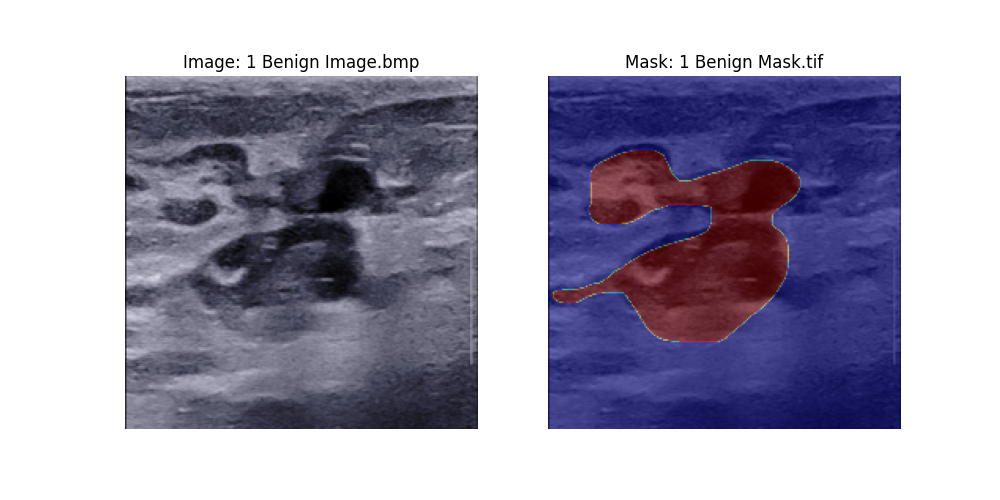
#> input picture reproduce_vis/BUID/sample_000.png, 1000 x 500 px
$ python calculate_metrics.py --pred_dir reproduce_vis/BUID --gt_dir reproduce_vis/BUID
#> lines starting #> are read from the running program, lines starting #| are printed output that depends on the picture; after the words box and inside, x2 and y2 are one past the last pixel; in counts of white or black regions, pixels touching at a corner belong together
"""
Segmentation Metrics Calculator

Calculates comprehensive segmentation metrics from prediction PNG images and ground truth images.
Metrics include: Dice, IoU, HD95, Sensitivity, Specificity, Precision, Recall, F1, ASD, and more.

Supports uploading results to Notion database.
"""

import argparse
import os
from pathlib import Path
from typing import Dict, List, Tuple, Optional
import numpy as np
from PIL import Image
from scipy.ndimage import distance_transform_edt, binary_erosion
from scipy.spatial.distance import directed_hausdorff
import pandas as pd
from tqdm import tqdm
from dotenv import load_dotenv

load_dotenv()

# Notion imports (optional)
try:
    from notion_client import Client as NotionClient
    NOTION_AVAILABLE = True
except ImportError:
    NOTION_AVAILABLE = False


def load_mask(path: str, threshold: int = 127) -> np.ndarray:
    """
    Load a mask image and convert to binary.

    Args:
        path: Path to the mask image
        threshold: Threshold for binarization (default: 127)

    Returns:
        Binary mask as numpy array (0 and 1) with int64 dtype to prevent overflow
    """
    img = Image.open(path).convert('L')
    mask = np.array(img)
    # Use int64 to prevent overflow in metric calculations (e.g., tp * tn for large images)
    binary_mask = (mask > threshold).astype(np.int64)
    return binary_mask


def dice_coefficient(pred: np.ndarray, gt: np.ndarray) -> float:
    """
    Calculate Dice Similarity Coefficient (DSC).

    DSC = 2 * |pred ∩ gt| / (|pred| + |gt|)
    """
    intersection = np.sum(pred * gt)
    pred_sum = np.sum(pred)
    gt_sum = np.sum(gt)

    if pred_sum + gt_sum == 0:
        return 1.0  # Both empty, perfect match

    return (2.0 * intersection) / (pred_sum + gt_sum)


def iou_score(pred: np.ndarray, gt: np.ndarray) -> float:
    """
    Calculate Intersection over Union (IoU / Jaccard Index).

    IoU = |pred ∩ gt| / |pred ∪ gt|
    """
    intersection = np.sum(pred * gt)
    union = np.sum(pred) + np.sum(gt) - intersection

    if union == 0:
        return 1.0  # Both empty, perfect match

    return intersection / union


def sensitivity(pred: np.ndarray, gt: np.ndarray) -> float:
    """
    Calculate Sensitivity (True Positive Rate / Recall).

    Sensitivity = TP / (TP + FN)
    """
    tp = np.sum(pred * gt)
    fn = np.sum((1 - pred) * gt)

    if tp + fn == 0:
        return 1.0  # No positive samples in GT

    return tp / (tp + fn)


def specificity(pred: np.ndarray, gt: np.ndarray) -> float:
    """
    Calculate Specificity (True Negative Rate).

    Specificity = TN / (TN + FP)
    """
    tn = np.sum((1 - pred) * (1 - gt))
    fp = np.sum(pred * (1 - gt))

    if tn + fp == 0:
        return 1.0  # No negative samples in GT

    return tn / (tn + fp)


def precision(pred: np.ndarray, gt: np.ndarray) -> float:
    """
    Calculate Precision (Positive Predictive Value).

    Precision = TP / (TP + FP)
    """
    tp = np.sum(pred * gt)
    fp = np.sum(pred * (1 - gt))

    if tp + fp == 0:
        return 1.0  # No positive predictions

    return tp / (tp + fp)


def accuracy(pred: np.ndarray, gt: np.ndarray) -> float:
    """
    Calculate Pixel Accuracy.

    Accuracy = (TP + TN) / (TP + TN + FP + FN)
    """
    correct = np.sum(pred == gt)
    total = pred.size
    return correct / total


def f1_score(pred: np.ndarray, gt: np.ndarray) -> float:
    """
    Calculate F1 Score (harmonic mean of precision and recall).

    F1 = 2 * (Precision * Recall) / (Precision + Recall)
    """
    prec = precision(pred, gt)
    rec = sensitivity(pred, gt)  # Recall = Sensitivity

    if prec + rec == 0:
        return 0.0

    return 2 * (prec * rec) / (prec + rec)


def get_surface_points(mask: np.ndarray) -> np.ndarray:
    """
    Extract surface (boundary) points from a binary mask.
    """
    if np.sum(mask) == 0:
        return np.array([])

    # Surface is the boundary: mask - eroded mask
    eroded = binary_erosion(mask)
    surface = mask.astype(bool) & ~eroded
    return np.argwhere(surface)


def hausdorff_distance(pred: np.ndarray, gt: np.ndarray) -> float:
    """
    Calculate Hausdorff Distance (HD).

    HD = max(h(pred, gt), h(gt, pred))
    where h(A, B) = max_{a ∈ A} min_{b ∈ B} ||a - b||

    Returns NaN if either mask is empty (excluded from statistics).
    """
    pred_points = get_surface_points(pred)
    gt_points = get_surface_points(gt)

    if len(pred_points) == 0 and len(gt_points) == 0:
        return 0.0
    if len(pred_points) == 0 or len(gt_points) == 0:
        return np.nan  # Use NaN to exclude from mean/std calculations

    hd1 = directed_hausdorff(pred_points, gt_points)[0]
    hd2 = directed_hausdorff(gt_points, pred_points)[0]

    return max(hd1, hd2)


def hausdorff_distance_95(pred: np.ndarray, gt: np.ndarray) -> float:
    """
    Calculate 95th percentile Hausdorff Distance (HD95).

    More robust to outliers than standard HD.
    Returns NaN if either mask is empty (excluded from statistics).
    """
    pred_points = get_surface_points(pred)
    gt_points = get_surface_points(gt)

    if len(pred_points) == 0 and len(gt_points) == 0:
        return 0.0
    if len(pred_points) == 0 or len(gt_points) == 0:
        return np.nan  # Use NaN to exclude from mean/std calculations

    # Calculate all pairwise distances from pred surface to gt surface
    from scipy.spatial.distance import cdist

    # Distances from each pred point to nearest gt point
    distances_pred_to_gt = cdist(pred_points, gt_points, 'euclidean').min(axis=1)
    # Distances from each gt point to nearest pred point
    distances_gt_to_pred = cdist(gt_points, pred_points, 'euclidean').min(axis=1)

    # Combine all distances and take 95th percentile
    all_distances = np.concatenate([distances_pred_to_gt, distances_gt_to_pred])

    return np.percentile(all_distances, 95)


def average_surface_distance(pred: np.ndarray, gt: np.ndarray) -> float:
    """
    Calculate Average Surface Distance (ASD).

    ASD = (mean(d(pred_surface, gt)) + mean(d(gt_surface, pred))) / 2
    Returns NaN if either mask is empty (excluded from statistics).
    """
    pred_points = get_surface_points(pred)
    gt_points = get_surface_points(gt)

    if len(pred_points) == 0 and len(gt_points) == 0:
        return 0.0
    if len(pred_points) == 0 or len(gt_points) == 0:
        return np.nan  # Use NaN to exclude from mean/std calculations

    from scipy.spatial.distance import cdist

    # Mean distance from pred surface to gt surface
    distances_pred_to_gt = cdist(pred_points, gt_points, 'euclidean').min(axis=1)
    mean_pred_to_gt = np.mean(distances_pred_to_gt)

    # Mean distance from gt surface to pred surface
    distances_gt_to_pred = cdist(gt_points, pred_points, 'euclidean').min(axis=1)
    mean_gt_to_pred = np.mean(distances_gt_to_pred)

    return (mean_pred_to_gt + mean_gt_to_pred) / 2


def volume_similarity(pred: np.ndarray, gt: np.ndarray) -> float:
    """
    Calculate Volume Similarity (VS).

    VS = 1 - |V_pred - V_gt| / (V_pred + V_gt)
    """
    pred_vol = np.sum(pred)
    gt_vol = np.sum(gt)

    if pred_vol + gt_vol == 0:
        return 1.0

    return 1 - abs(pred_vol - gt_vol) / (pred_vol + gt_vol)


def relative_volume_difference(pred: np.ndarray, gt: np.ndarray) -> float:
    """
    Calculate Relative Volume Difference (RVD).

    RVD = (V_pred - V_gt) / V_gt
    Positive: over-segmentation, Negative: under-segmentation
    """
    pred_vol = np.sum(pred)
    gt_vol = np.sum(gt)

    if gt_vol == 0:
        if pred_vol == 0:
            return 0.0
        return np.inf

    return (pred_vol - gt_vol) / gt_vol


def matthews_correlation_coefficient(pred: np.ndarray, gt: np.ndarray) -> float:
    """
    Calculate Matthews Correlation Coefficient (MCC).

    MCC = (TP*TN - FP*FN) / sqrt((TP+FP)(TP+FN)(TN+FP)(TN+FN))
    """
    # Use float64 to prevent overflow when multiplying large pixel counts
    tp = float(np.sum(pred * gt))
    tn = float(np.sum((1 - pred) * (1 - gt)))
    fp = float(np.sum(pred * (1 - gt)))
    fn = float(np.sum((1 - pred) * gt))

    numerator = tp * tn - fp * fn
    denominator = np.sqrt((tp + fp) * (tp + fn) * (tn + fp) * (tn + fn))

    if denominator == 0:
        return 0.0

    return numerator / denominator


def cohen_kappa(pred: np.ndarray, gt: np.ndarray) -> float:
    """
    Calculate Cohen's Kappa coefficient.

    Measures agreement between prediction and ground truth,
    accounting for chance agreement.
    """
    # Use float64 to prevent overflow when multiplying large pixel counts
    tp = float(np.sum(pred * gt))
    tn = float(np.sum((1 - pred) * (1 - gt)))
    fp = float(np.sum(pred * (1 - gt)))
    fn = float(np.sum((1 - pred) * gt))

    total = tp + tn + fp + fn
    po = (tp + tn) / total  # Observed agreement

    # Expected agreement by chance
    pe = ((tp + fp) * (tp + fn) + (fn + tn) * (fp + tn)) / (total ** 2)

    if 1 - pe == 0:
        return 1.0 if po == 1.0 else 0.0

    return (po - pe) / (1 - pe)


def balanced_accuracy(pred: np.ndarray, gt: np.ndarray) -> float:
    """
    Calculate Balanced Accuracy.

    BA = (Sensitivity + Specificity) / 2
    """
    sens = sensitivity(pred, gt)
    spec = specificity(pred, gt)
    return (sens + spec) / 2


def false_positive_rate(pred: np.ndarray, gt: np.ndarray) -> float:
    """
    Calculate False Positive Rate (FPR).

    FPR = FP / (FP + TN) = 1 - Specificity
    """
    return 1 - specificity(pred, gt)


def false_negative_rate(pred: np.ndarray, gt: np.ndarray) -> float:
    """
    Calculate False Negative Rate (FNR).

    FNR = FN / (FN + TP) = 1 - Sensitivity
    """
    return 1 - sensitivity(pred, gt)


def calculate_all_metrics(pred: np.ndarray, gt: np.ndarray) -> Dict[str, float]:
    """
    Calculate all segmentation metrics.

    Args:
        pred: Binary prediction mask
        gt: Binary ground truth mask

    Returns:
        Dictionary containing all metric values
    """
    metrics = {
        'Dice': dice_coefficient(pred, gt),
        'IoU': iou_score(pred, gt),
        'Sensitivity': sensitivity(pred, gt),
        'Specificity': specificity(pred, gt),
        'Precision': precision(pred, gt),
        'Recall': sensitivity(pred, gt),  # Same as sensitivity
        'F1': f1_score(pred, gt),
        'Accuracy': accuracy(pred, gt),
        'Balanced_Accuracy': balanced_accuracy(pred, gt),
        'HD': hausdorff_distance(pred, gt),
        'HD95': hausdorff_distance_95(pred, gt),
        'ASD': average_surface_distance(pred, gt),
        'Volume_Similarity': volume_similarity(pred, gt),
        'Relative_Volume_Diff': relative_volume_difference(pred, gt),
        'MCC': matthews_correlation_coefficient(pred, gt),
        'Cohen_Kappa': cohen_kappa(pred, gt),
        'FPR': false_positive_rate(pred, gt),
        'FNR': false_negative_rate(pred, gt),
    }

    return metrics


def find_matching_files(pred_dir: str, gt_dir: str,
                        pred_suffix: str = '', gt_suffix: str = '') -> List[Tuple[str, str]]:
    """
    Find matching prediction and ground truth file pairs.

    Args:
        pred_dir: Directory containing prediction masks
        gt_dir: Directory containing ground truth masks
        pred_suffix: Suffix to remove from prediction filenames for matching
        gt_suffix: Suffix to remove from GT filenames for matching

    Returns:
        List of (pred_path, gt_path) tuples
    """
    pred_dir = Path(pred_dir)
    gt_dir = Path(gt_dir)

    # Get all PNG files
    pred_files = list(pred_dir.glob('*.png'))
    gt_files = {f.stem.replace(gt_suffix, ''): f for f in gt_dir.glob('*.png')}

    pairs = []
    for pred_file in pred_files:
        # Get base name without suffix
        base_name = pred_file.stem.replace(pred_suffix, '')

        if base_name in gt_files:
            pairs.append((str(pred_file), str(gt_files[base_name])))

    return pairs


def calculate_metrics_for_directory(pred_dir: str, gt_dir: str,
                                    pred_suffix: str = '', gt_suffix: str = '',
                                    threshold: int = 127,
                                    output_csv: Optional[str] = None) -> pd.DataFrame:
    """
    Calculate metrics for all matching images in directories.

    Args:
        pred_dir: Directory containing prediction masks
        gt_dir: Directory containing ground truth masks
        pred_suffix: Suffix to remove from prediction filenames for matching
        gt_suffix: Suffix to remove from GT filenames for matching
        threshold: Threshold for binarization
        output_csv: Path to save results CSV (optional)

    Returns:
        DataFrame with metrics for each image and summary statistics
    """
    pairs = find_matching_files(pred_dir, gt_dir, pred_suffix, gt_suffix)

    if len(pairs) == 0:
        print(f"Warning: No matching files found between {pred_dir} and {gt_dir}")
        return pd.DataFrame()

    print(f"Found {len(pairs)} matching image pairs")

    results = []
    for pred_path, gt_path in tqdm(pairs, desc="Calculating metrics"):
        pred_mask = load_mask(pred_path, threshold)
        gt_mask = load_mask(gt_path, threshold)

        metrics = calculate_all_metrics(pred_mask, gt_mask)
        metrics['filename'] = Path(pred_path).name
        results.append(metrics)

    # Create DataFrame
    df = pd.DataFrame(results)

    # Reorder columns to put filename first
    cols = ['filename'] + [c for c in df.columns if c != 'filename']
    df = df[cols]

    # Calculate summary statistics
    numeric_cols = df.select_dtypes(include=[np.number]).columns
    summary = df[numeric_cols].agg(['mean', 'std', 'min', 'max', 'median'])

    print("\n" + "="*80)
    print("SUMMARY STATISTICS")
    print("="*80)

    # Print key metrics
    key_metrics = ['Dice', 'IoU', 'HD95', 'Sensitivity', 'Specificity', 'Precision', 'F1']
    for metric in key_metrics:
        if metric in summary.columns:
            print(f"\n{metric}:")
            print(f"  Mean:   {summary.loc['mean', metric]:.4f}")
            print(f"  Std:    {summary.loc['std', metric]:.4f}")
            print(f"  Median: {summary.loc['median', metric]:.4f}")
            print(f"  Min:    {summary.loc['min', metric]:.4f}")
            print(f"  Max:    {summary.loc['max', metric]:.4f}")

    # Save to CSV if specified
    if output_csv:
        df.to_csv(output_csv, index=False)

        # Also save summary
        summary_path = output_csv.replace('.csv', '_summary.csv')
        summary.to_csv(summary_path)

        print(f"\nResults saved to: {output_csv}")
        print(f"Summary saved to: {summary_path}")

    return df, summary


def get_notion_client(notion_token: str) -> "NotionClient":
    """Create a Notion client instance."""
    return NotionClient(auth=notion_token)


# [140 lines left out: functions get_existing_notion_properties, add_notion_properties, upload_to_notion, not called in this run]


def main():
    parser = argparse.ArgumentParser(
        description='Calculate segmentation metrics from prediction and ground truth PNG images.',
        formatter_class=argparse.RawDescriptionHelpFormatter,
        epilog="""
Example usage:
  python calculate_metrics.py --pred_dir ./predictions --gt_dir ./ground_truth
  python calculate_metrics.py --pred_dir ./preds --gt_dir ./gts --output results.csv
  python calculate_metrics.py --pred_dir ./preds --gt_dir ./gts --pred_suffix _pred --gt_suffix _gt

Notion upload:
  python calculate_metrics.py --pred_dir ./preds --gt_dir ./gts \\
      --notion_db DATABASE_ID --notion_token TOKEN --experiment_name "UNet_BUS"

  Or use environment variables:
  export NOTION_DATABASE_ID=your_database_id
  export NOTION_TOKEN=your_token
  python calculate_metrics.py --pred_dir ./preds --gt_dir ./gts --experiment_name "UNet_BUS"

Metrics calculated:
  - Dice (DSC): Dice Similarity Coefficient
  - IoU: Intersection over Union (Jaccard Index)
  - HD: Hausdorff Distance
  - HD95: 95th percentile Hausdorff Distance
  - ASD: Average Surface Distance
  - Sensitivity: True Positive Rate / Recall
  - Specificity: True Negative Rate
  - Precision: Positive Predictive Value
  - F1: F1 Score
  - Accuracy: Pixel Accuracy
  - Balanced Accuracy: (Sensitivity + Specificity) / 2
  - Volume Similarity: Volume-based similarity
  - Relative Volume Difference: Volume over/under-segmentation
  - MCC: Matthews Correlation Coefficient
  - Cohen's Kappa: Agreement coefficient
  - FPR: False Positive Rate
  - FNR: False Negative Rate
        """
    )

    parser.add_argument('--pred_dir', type=str, required=True,
                        help='Directory containing prediction PNG masks')
    parser.add_argument('--gt_dir', type=str, required=True,
                        help='Directory containing ground truth PNG masks')
    parser.add_argument('--output', type=str, default=None,
                        help='Output CSV file path (optional)')
    parser.add_argument('--pred_suffix', type=str, default='',
                        help='Suffix to remove from prediction filenames for matching')
    parser.add_argument('--gt_suffix', type=str, default='',
                        help='Suffix to remove from GT filenames for matching')
    parser.add_argument('--threshold', type=int, default=127,
                        help='Threshold for binarization (default: 127)')

    # Notion arguments
    parser.add_argument('--notion_db', type=str, default=None,
                        help='Notion database ID (or set NOTION_DATABASE_ID env var)')
    parser.add_argument('--notion_token', type=str, default=None,
                        help='Notion integration token (or set NOTION_TOKEN env var)')
    parser.add_argument('--experiment_name', type=str, default=None,
                        help='Experiment name for Notion entry (required if uploading to Notion)')
    parser.add_argument('--notion_extras', type=str, nargs='*', default=None,
                        help='Extra properties for Notion in key=value format (e.g., Model=UNet Dataset=BUS)')

    args = parser.parse_args()

    # Validate directories
    if not os.path.isdir(args.pred_dir):
        raise ValueError(f"Prediction directory not found: {args.pred_dir}")
    if not os.path.isdir(args.gt_dir):
        raise ValueError(f"Ground truth directory not found: {args.gt_dir}")

    # Calculate metrics
    df, summary = calculate_metrics_for_directory(
        pred_dir=args.pred_dir,
        gt_dir=args.gt_dir,
        pred_suffix=args.pred_suffix,
        gt_suffix=args.gt_suffix,
        threshold=args.threshold,
        output_csv=args.output
    )
#> in load_mask, `img = Image.open(path).convert('L')`:
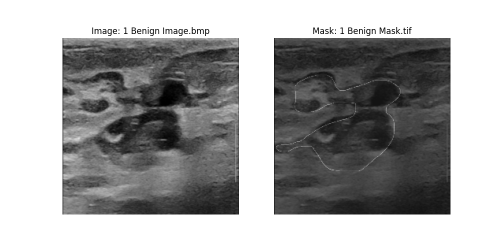
#> img: PIL image 1000x500 L (shown at 1/2 size); min 0, max 255, mean 164.8
#> in load_mask, `binary_mask = (mask > threshold).astype(np.int64)`:
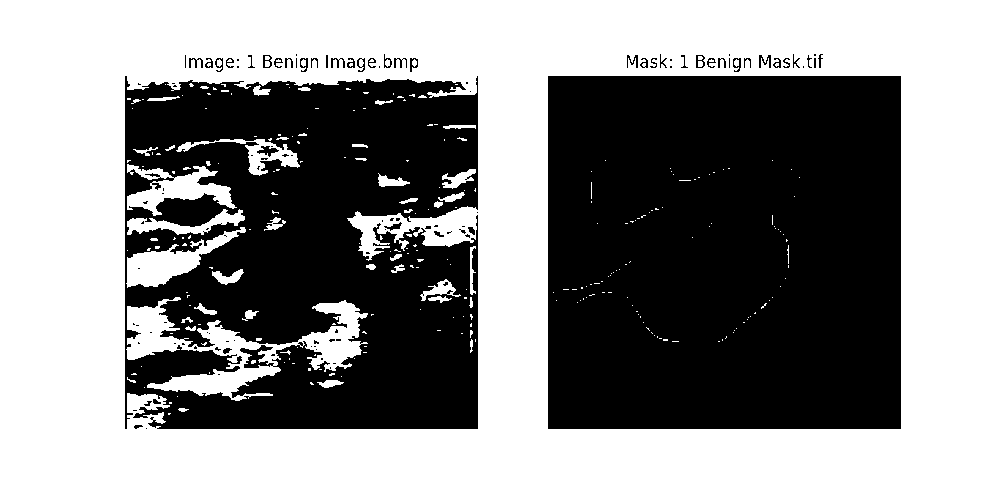
#> binary_mask: shape (500, 1000) int64; values 0 (black) and 1 (white), 55.1% white; 115 black regions (70 under 20 px), largest, box (x1, y1, x2, y2) and area: (548, 76, 901, 429) 124354, (125, 76, 478, 429) 97750, (257, 146, 279, 157) 113
#> in dice_coefficient, `intersection = np.sum(pred * gt)`: intersection = 275660
#> (the rest of the program and of its run is left out)
